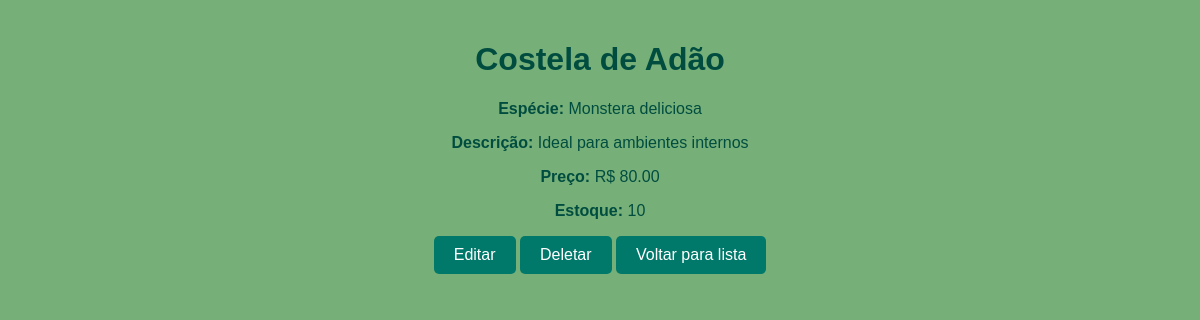
Screenshot of /planta/2/ with the database file from the repository.
### core/models.py (models this page shows, shortened)
class Planta(models.Model):
    nome = models.CharField(max_length=100)
    especie = models.CharField(max_length=100)
    descricao = models.TextField()
    preco = models.DecimalField(max_digits=10, decimal_places=2)
    estoque = models.PositiveBigIntegerField()

### core/views.py (the view)
# urls.py: path('planta/<int:pk>/', views.detalhes, name='detalhes'),
def detalhes(request, pk):
    planta = get_object_or_404(Planta, pk=pk)
    return render(request, 'core/detalhes.html', {'planta': planta})

### core/templates/core/detalhes.html (shortened to what this page needs)
<!DOCTYPE html>
<html lang="pt-br">
<head>
    {% load static %}
    <link rel="stylesheet" href="{% static 'css/style.css' %}">
</head>
<body>
    <div class="container">
        <div class="plant-details">
            <h1>{{ planta.nome }}</h1>
            <p><strong>Espécie:</strong> {{ planta.especie }}</p>
            <p><strong>Descrição:</strong> {{ planta.descricao }}</p>
            <p><strong>Preço:</strong> R$ {{ planta.preco }}</p>
            <p><strong>Estoque:</strong> {{ planta.estoque }}</p>
            <a href="{% url 'editar' planta.pk %}" class="button">Editar</a>
            <a href="{% url 'deletar' planta.pk %}" class="button">Deletar</a>
            <a href="{% url 'lista' %}" class="button">Voltar para lista</a>
        </div>
    </div>
</body>
</html>

### static/css/style.css (style rules this page uses)
body { font-family: Arial, sans-serif; background-color: #76af78; color: #004d40; margin: 0; padding: 0; text-align: center; }
.container { width: 30%; margin: 0 auto; padding: 20px; border: #ffffff; }
h1 { color: #004d40; }
.button { background-color: #00796b; color: white; padding: 10px 20px; border: none; border-radius: 5px; text-decoration: none; display: inline-block; }

### rows the page displays
Planta: nome "Costela de Adão", especie "Monstera deliciosa", descricao "Ideal para ambientes internos", preco "80.00", estoque "10"
